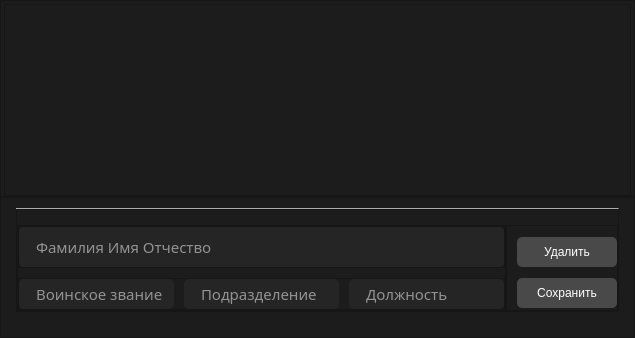
            <widget class="QWidget" name="page_22">
             <layout class="QVBoxLayout" name="verticalLayout_12">
              <property name="spacing">
               <number>0</number>
              </property>
              <property name="leftMargin">
               <number>0</number>
              </property>
              <property name="topMargin">
               <number>0</number>
              </property>
              <property name="rightMargin">
               <number>0</number>
              </property>
              <property name="bottomMargin">
               <number>0</number>
              </property>
              <item>
               <widget class="QFrame" name="frame_15">
                <property name="minimumSize">
                 <size>
                  <width>0</width>
                  <height>40</height>
                 </size>
                </property>
                <property name="styleSheet">
                 <string notr="true">color: white;
background-color: rgb(28, 28, 28)</string>
                </property>
                <property name="frameShape">
                 <enum>QFrame::StyledPanel</enum>
                </property>
                <property name="frameShadow">
                 <enum>QFrame::Raised</enum>
                </property>
                <layout class="QVBoxLayout" name="verticalLayout_20">
                 <property name="spacing">
                  <number>0</number>
                 </property>
                 <property name="leftMargin">
                  <number>3</number>
                 </property>
                 <property name="topMargin">
                  <number>3</number>
                 </property>
                 <property name="rightMargin">
                  <number>3</number>
                 </property>
                 <property name="bottomMargin">
                  <number>0</number>
                 </property>
                 <item>
                  <widget class="QTableWidget" name="table_personnel">
                   <property name="styleSheet">
                    <string notr="true"> QTableWidget {
    }
    QTableWidget QHeaderView::section {
    color: black;
	background-color: rgb(173, 142, 57);
padding-left: 5px;
padding-right: 5px;
    }
QTableWidget::item {
		color:black;
	background-color: rgb(217, 217, 217);
    }</string>
                   </property>
                  </widget>
                 </item>
                </layout>
               </widget>
              </item>
              <item>
               <widget class="QFrame" name="frame_19">
                <property name="minimumSize">
                 <size>
                  <width>0</width>
                  <height>40</height>
                 </size>
                </property>
                <property name="styleSheet">
                 <string notr="true">color: white;
background-color: rgb(28, 28, 28)</string>
                </property>
                <property name="frameShape">
                 <enum>QFrame::StyledPanel</enum>
                </property>
                <property name="frameShadow">
                 <enum>QFrame::Raised</enum>
                </property>
                <layout class="QVBoxLayout" name="verticalLayout_22">
                 <property name="spacing">
                  <number>0</number>
                 </property>
                 <property name="leftMargin">
                  <number>15</number>
                 </property>
                 <property name="topMargin">
                  <number>10</number>
                 </property>
                 <property name="rightMargin">
                  <number>15</number>
                 </property>
                 <property name="bottomMargin">
                  <number>25</number>
                 </property>
                 <item>
                  <widget class="Line" name="line_4">
                   <property name="minimumSize">
                    <size>
                     <width>0</width>
                     <height>0</height>
                    </size>
                   </property>
                   <property name="maximumSize">
                    <size>
                     <width>16777215</width>
                     <height>1</height>
                    </size>
                   </property>
                   <property name="styleSheet">
                    <string notr="true">background-color: rgba(255, 255, 255, 100);</string>
                   </property>
                   <property name="orientation">
                    <enum>Qt::Horizontal</enum>
                   </property>
                  </widget>
                 </item>
                 <item>
                  <widget class="QFrame" name="frame_6">
                   <property name="styleSheet">
                    <string notr="true">background-color: rgb(28, 28, 28);</string>
                   </property>
                   <property name="frameShape">
                    <enum>QFrame::StyledPanel</enum>
                   </property>
                   <property name="frameShadow">
                    <enum>QFrame::Raised</enum>
                   </property>
                   <layout class="QHBoxLayout" name="horizontalLayout_11">
                    <property name="spacing">
                     <number>0</number>
                    </property>
                    <property name="leftMargin">
                     <number>0</number>
                    </property>
                    <property name="topMargin">
                     <number>15</number>
                    </property>
                    <property name="rightMargin">
                     <number>0</number>
                    </property>
                    <property name="bottomMargin">
                     <number>0</number>
                    </property>
                    <item>
                     <widget class="QFrame" name="frame_17">
                      <property name="font">
                       <font>
                        <family>Segoe UI Light</family>
                       </font>
                      </property>
                      <property name="styleSheet">
                       <string notr="true">background-color: rgb(28, 28, 28);</string>
                      </property>
                      <property name="frameShape">
                       <enum>QFrame::StyledPanel</enum>
                      </property>
                      <property name="frameShadow">
                       <enum>QFrame::Raised</enum>
                      </property>
                      <layout class="QVBoxLayout" name="verticalLayout_21">
                       <property name="spacing">
                        <number>10</number>
                       </property>
                       <property name="leftMargin">
                        <number>0</number>
                       </property>
                       <property name="topMargin">
                        <number>0</number>
                       </property>
                       <property name="rightMargin">
                        <number>0</number>
                       </property>
                       <property name="bottomMargin">
                        <number>0</number>
                       </property>
                       <item>
                        <widget class="QFrame" name="frame_22">
                         <property name="styleSheet">
                          <string notr="true">border-width: no;
</string>
                         </property>
                         <property name="frameShape">
                          <enum>QFrame::StyledPanel</enum>
                         </property>
                         <property name="frameShadow">
                          <enum>QFrame::Raised</enum>
                         </property>
                         <layout class="QHBoxLayout" name="horizontalLayout_7">
                          <property name="spacing">
                           <number>0</number>
                          </property>
                          <property name="leftMargin">
                           <number>0</number>
                          </property>
                          <property name="topMargin">
                           <number>0</number>
                          </property>
                          <property name="rightMargin">
                           <number>0</number>
                          </property>
                          <property name="bottomMargin">
                           <number>0</number>
                          </property>
                          <item>
                           <widget class="QLineEdit" name="le_fio">
                            <property name="minimumSize">
                             <size>
                              <width>0</width>
                              <height>40</height>
                             </size>
                            </property>
                            <property name="font">
                             <font>
                              <family>Segoe UI Light</family>
                              <pointsize>11</pointsize>
                             </font>
                            </property>
                            <property name="styleSheet">
                             <string notr="true">QLineEdit {
background-color: rgb(37, 37, 37);
border-radius: 5px;
border-style: solid;
border-width: 0.5px;
padding-left: 15px;
color: rgb(255, 255, 255);
border: none;
}
QLineEdit:hover {
	background-color: rgb(55, 55, 55);
}
QLineEdit:Pressed {
	background-color: rgb(120, 120, 120);
}
</string>
                            </property>
                            <property name="placeholderText">
                             <string>Фамилия Имя Отчество</string>
                            </property>
                           </widget>
                          </item>
                         </layout>
                        </widget>
                       </item>
                       <item>
                        <widget class="QFrame" name="frame_16">
                         <property name="frameShape">
                          <enum>QFrame::StyledPanel</enum>
                         </property>
                         <property name="frameShadow">
                          <enum>QFrame::Raised</enum>
                         </property>
                         <layout class="QHBoxLayout" name="horizontalLayout_10">
                          <property name="spacing">
                           <number>10</number>
                          </property>
                          <property name="leftMargin">
                           <number>0</number>
                          </property>
                          <property name="topMargin">
                           <number>0</number>
                          </property>
                          <property name="rightMargin">
                           <number>0</number>
                          </property>
                          <property name="bottomMargin">
                           <number>0</number>
                          </property>
                          <item>
                           <widget class="QLineEdit" name="le_zvanie">
                            <property name="minimumSize">
                             <size>
                              <width>0</width>
                              <height>30</height>
                             </size>
                            </property>
                            <property name="font">
                             <font>
                              <family>Segoe UI Light</family>
                              <pointsize>11</pointsize>
                             </font>
                            </property>
                            <property name="styleSheet">
                             <string notr="true">QLineEdit {
background-color: rgb(37, 37, 37);
border-radius: 5px;
border-style: solid;
border-width: 0.5px;
padding-left: 15px;
color: rgb(255, 255, 255);
border: none;
}
QLineEdit:hover {
	background-color: rgb(55, 55, 55);
}
QLineEdit:Pressed {
	background-color: rgb(120, 120, 120);
}
</string>
                            </property>
                            <property name="placeholderText">
                             <string>Воинское звание</string>
                            </property>
                           </widget>
                          </item>
                          <item>
                           <widget class="QLineEdit" name="le_subunit">
                            <property name="minimumSize">
                             <size>
                              <width>0</width>
                              <height>30</height>
                             </size>
                            </property>
                            <property name="font">
                             <font>
                              <family>Segoe UI Light</family>
                              <pointsize>11</pointsize>
                             </font>
                            </property>
                            <property name="styleSheet">
                             <string notr="true">QLineEdit {
background-color: rgb(37, 37, 37);
border-radius: 5px;
border-style: solid;
border-width: 0.5px;
padding-left: 15px;
color: rgb(255, 255, 255);
border: none;
}
QLineEdit:hover {
	background-color: rgb(55, 55, 55);
}
QLineEdit:Pressed {
	background-color: rgb(120, 120, 120);
}
</string>
                            </property>
                            <property name="placeholderText">
                             <string>Подразделение</string>
                            </property>
                           </widget>
                          </item>
                          <item>
                           <widget class="QLineEdit" name="le_duty">
                            <property name="minimumSize">
                             <size>
                              <width>0</width>
                              <height>30</height>
                             </size>
                            </property>
                            <property name="font">
                             <font>
                              <family>Segoe UI Light</family>
                              <pointsize>11</pointsize>
                             </font>
                            </property>
                            <property name="styleSheet">
                             <string notr="true">QLineEdit {
background-color: rgb(37, 37, 37);
border-radius: 5px;
border-style: solid;
border-width: 0.5px;
padding-left: 15px;
color: rgb(255, 255, 255);
border: none;
}
QLineEdit:hover {
	background-color: rgb(55, 55, 55);
}
QLineEdit:Pressed {
	background-color: rgb(120, 120, 120);
}
</string>
                            </property>
                            <property name="placeholderText">
                             <string>Должность</string>
                            </property>
                           </widget>
                          </item>
                         </layout>
                        </widget>
                       </item>
                      </layout>
                     </widget>
                    </item>
                    <item>
                     <widget class="QFrame" name="frame_18">
                      <property name="frameShape">
                       <enum>QFrame::StyledPanel</enum>
                      </property>
                      <property name="frameShadow">
                       <enum>QFrame::Raised</enum>
                      </property>
                      <layout class="QVBoxLayout" name="verticalLayout_16">
                       <property name="spacing">
                        <number>10</number>
                       </property>
                       <property name="leftMargin">
                        <number>10</number>
                       </property>
                       <property name="topMargin">
                        <number>10</number>
                       </property>
                       <property name="rightMargin">
                        <number>0</number>
                       </property>
                       <property name="bottomMargin">
                        <number>0</number>
                       </property>
                       <item>
                        <widget class="QPushButton" name="btn_delete_personnel">
                         <property name="minimumSize">
                          <size>
                           <width>100</width>
                           <height>30</height>
                          </size>
                         </property>
                         <property name="styleSheet">
                          <string notr="true">QPushButton {
color: white;
padding: 5px;
border-radius: 5px;
background-color: rgba(255,255,255, 50)
}

QPushButton:hover {
background-color: rgb(50, 50, 50);
background-color: rgba(255,255,255,100)
}

QPushButton:Pressed {
background-color: rgb(255,255,255)
}
</string>
                         </property>
                         <property name="text">
                          <string>Удалить</string>
                         </property>
                        </widget>
                       </item>
                       <item>
                        <widget class="QPushButton" name="btn_save_personnel">
                         <property name="minimumSize">
                          <size>
                           <width>100</width>
                           <height>30</height>
                          </size>
                         </property>
                         <property name="styleSheet">
                          <string notr="true">QPushButton {
color: white;
padding: 5px;
border-radius: 5px;
background-color: rgba(255,255,255, 50)
}

QPushButton:hover {
background-color: rgb(50, 50, 50);
background-color: rgba(255,255,255,100)
}

QPushButton:Pressed {
background-color: rgb(255,255,255)
}
</string>
                         </property>
                         <property name="text">
                          <string>Сохранить</string>
                         </property>
                        </widget>
                       </item>
                      </layout>
                     </widget>
                    </item>
                   </layout>
                  </widget>
                 </item>
                </layout>
               </widget>
              </item>
             </layout>
            </widget>
